Frame 1 (no input): blank canvas, image omitted
Frame 60 (the mouse pressed at the canvas centre just before this capture): blank canvas, image omitted
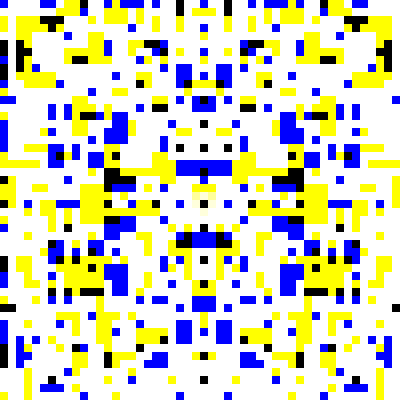
Frame 120 (the mouse held since frame 60 and released just before this capture)

The Processing sketch whose frames 1 and 60 were blank and that drew this single picture after the mouse press (run headless with seeded random() and noise(); from frame 60 on, the mouse is pressed at the canvas centre):

// Processing sketch: myconway2
// ── myconway2.pde
//I merge your kernel convolution G sketch into this Conway.
//when you click on a random spot, pixels swipe over
//the canvas. Click again to change the pattern
//if you want to get rid of those pixels, move the mouse diagonally toward to 
//center. The canvas will be blanked with black.

PImage c[] = new PImage[2]; // input image
color[] p = new color[9];
float x_amp = 1.0;
float y_amp = 1.0;

float[] gx_kernel = {
 -4, 0, 4, -2, 0, 2, -1, 0, 1
 };
 float[] gy_kernel = {
 1, 2, 1, 0, 0, 0, -1, -2, -1
 };
 
int w, h; // width and height
int i, j; // counter variables


int which = 0; // which image are we working on

// 9 pixels for the neighborhood (p4 is center):
//  p0  p1  p2
//  p3 *p4* p5
//  p6  p7  p8


void setup()
{
  size(400, 400); // make the screen square
  noSmooth(); // turn off image and shape interpolation

  // create two blank images to work with for the game
  c[0] = createImage(50, 50, RGB);
  c[1] = createImage(50, 50, RGB);
  w = c[0].width; // width
  h = c[0].height; // height

    // fill our first image with random stuff:
  //fillRandom();
}

void draw()
{

  c[which].loadPixels(); // load up the pixels array for input
  x_amp = map(mouseX/2, 0, width, -4., 4.);
  y_amp = map(mouseY/2, 0, height, -4., 4.);
  // step 1 - add pixels where mouse is
  if (mousePressed)
  {
    int mx = constrain(int(mouseX/8.0), 0, width-1);
    int my = constrain(int(mouseY/8.0), 0, height-1);
    c[which].pixels[my*w + mx] = color(25, 25, 200);
  }
  

  
  // step 2 - get the values for the "neighborhood" around each pixel
  for (i=0; i<h; i++) // these pixels are the rows
  {
    for (j=0; j<w; j++) // thise pixels are the columns
    {

      // top row
      p[0] = c[which].pixels[((i-1+h)%h)*w + (j-1+w)%w]; // left pixel
      p[1] = c[which].pixels[((i-1+h)%h)*w + j]; // center pixel
      p[2] = c[which].pixels[((i-1+h)%h)*w + (j+1+w)%w]; // left pixel

      // center row
      p[3] = c[which].pixels[i*w + (j-1+w)%w]; // left pixel
      p[4] = c[which].pixels[i*w + j]; // center pixel
      p[5] = c[which].pixels[i*w + (j+1+w)%w]; // left pixel

      // bottom row
      p[6] = c[which].pixels[((i+1+h)%h)*w + (j-1+w)%w]; // left pixel
      p[7] = c[which].pixels[((i+1+h)%h)*w + j]; // center pixel
      p[8] = c[which].pixels[((i+1+h)%h)*w + (j+1+w)%w]; // left pixel

      
      
       float gx, gy;
      
      // RED
      gx = 0; // store some stuff
      gy = 0; // store some stuff
      for (int k = 0; k<p.length; k++)
      {
        gx+=red(p[k])*gx_kernel[k]*x_amp; 
        gy+=red(p[k])*gy_kernel[k]*y_amp;
      }
      float red = sqrt(gx*gx + gy*gy);

      // GREEN
      gx = 0; // store some stuff
      gy = 0; // store some stuff
      for (int k = 0; k<p.length; k++)
      {
        gx+=green(p[k])*gx_kernel[k]*x_amp; 
        gy+=green(p[k])*gy_kernel[k]*y_amp;
      }
      float green = sqrt(gx*gx + gy*gy);

      // BLUE
      gx = 0; // store some stuff
      gy = 0; // store some stuff
      for (int k = 0; k<p.length; k++)
      {
        gx+=blue(p[k])*gx_kernel[k]*x_amp; 
        gy+=blue(p[k])*gy_kernel[k]*y_amp;
      }
      float blue = sqrt(gx*gx + gy*gy);

    c[1-which].pixels[i*w + j] = color(red, green, blue);
      
    }
  }

  c[1-which].updatePixels(); // restore the pixels array

  image(c[1-which], 0, 0, width, height); // draw to screen

  which = 1-which; // swap image buffer
}
